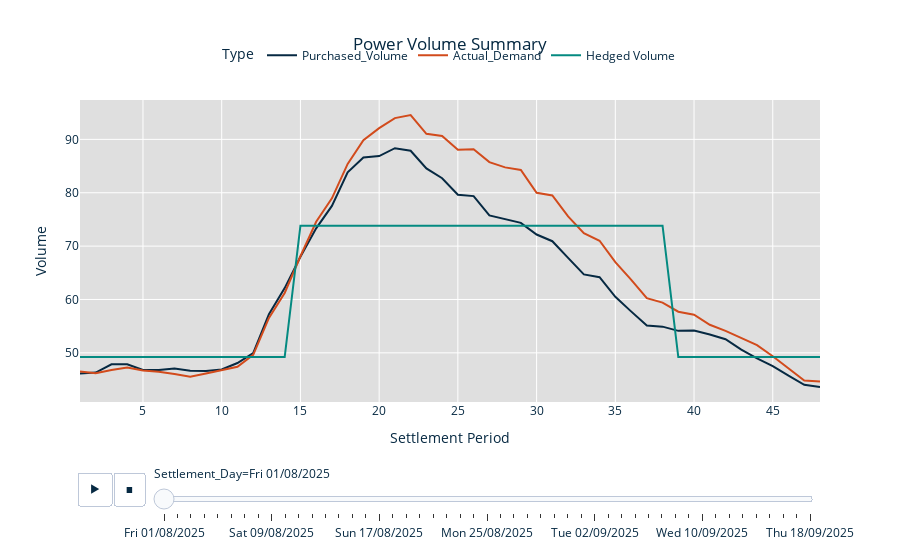

Notebook cell for this chart:
### Code cell
# Set custom colours (must match order in data)
colour_map = {
    "Purchased_Volume": "#062942",   # navy
    "Actual_Demand": "#d24b1c",      # orange
    "Hedged Volume": "#048a81"       # dark turquoise
}

# Create the figure
power_vol_fig = px.line(
    power_vol_unpivot,
    x="Settlement_Period",
    y="Volume",
    color="Type",
    animation_frame="Settlement_Day",
    color_discrete_map=colour_map,
    title="Power Volume Summary"
)

# Update layout (everything in one call)
power_vol_fig.update_layout(
    title={"x": 0.5, "font": {"color": "#062942"}},
    plot_bgcolor="#dfdfdf",
    paper_bgcolor="white",
    font={"color": "#062942"},
    legend={"orientation": "h","yanchor": "bottom","y": 1.1,"xanchor": "center","x": 0.5},
    xaxis={"title": "Settlement Period","gridcolor": "white"},
    yaxis={"title": "Volume","gridcolor": "white"}
)

power_vol_fig.show()

### Figure 1 — Plotly figure (JSON) as saved in the notebook; plotly's stock layout.template omitted (floating-point values rounded to 4 significant figures)
{"data": [{"hovertemplate": "Type=Purchased_Volume<br>Settlement_Day=Fri 01/08/2025<br>Settlement_Period=%{x}<br>Volume=%{y}<extra></extra>", "legendgroup": "Purchased_Volume", "line": {"color": "#062942", "dash": "solid"}, "marker": {"symbol": "circle"}, "mode": "lines", "name": "Purchased_Volume", "orientation": "v", "showlegend": true, "type": "scatter", "x": [1, 2, 3, 4, 5, 6, 7, 8, 9, 10, 11, 12, 13, 14, 15, 16, 17, 18, 19, 20, 21, 22, 23, 24, 25, 26, 27, 28, 29, 30, 31, 32, 33, 34, 35, 36, 37, 38, 39, 40, 41, 42, 43, 44, 45, 46, 47, 48], "xaxis": "x", "y": [46.12, 46.3, 47.86, 47.86, 46.79, 46.79, 47.06, 46.66, 46.61, 46.88, 48.09, 49.97, 57.25, 62.13, 68.01, 73.33, 77.53, 83.84, 86.61, 86.88, 88.35, 87.86, 84.55, 82.72, 79.64, 79.37, 75.75, 75.08, 74.36, 72.17, 70.92, 67.79, 64.7, 64.17, 60.5, 57.77, 55.14, 54.91, 54.12, 54.17, 53.45, 52.56, 50.59, 48.98, 47.51, 45.72, 44.02, 43.62], "yaxis": "y"}, {"hovertemplate": "Type=Actual_Demand<br>Settlement_Day=Fri 01/08/2025<br>Settlement_Period=%{x}<br>Volume=%{y}<extra></extra>", "legendgroup": "Actual_Demand", "line": {"color": "#d24b1c", "dash": "solid"}, "marker": {"symbol": "circle"}, "mode": "lines", "name": "Actual_Demand", "orientation": "v", "showlegend": true, "type": "scatter", "x": [1, 2, 3, 4, 5, 6, 7, 8, 9, 10, 11, 12, 13, 14, 15, 16, 17, 18, 19, 20, 21, 22, 23, 24, 25, 26, 27, 28, 29, 30, 31, 32, 33, 34, 35, 36, 37, 38, 39, 40, 41, 42, 43, 44, 45, 46, 47, 48], "xaxis": "x", "y": [46.52, 46.16, 46.77, 47.24, 46.7, 46.44, 46.03, 45.54, 46.14, 46.72, 47.39, 49.63, 56.55, 61.22, 68.1, 74.56, 78.95, 85.41, 89.83, 92.11, 93.99, 94.55, 91.05, 90.65, 88.06, 88.14, 85.74, 84.75, 84.28, 80.0, 79.5, 75.57, 72.43, 71.0, 66.99, 63.73, 60.24, 59.41, 57.71, 57.15, 55.26, 54.12, 52.74, 51.45, 49.36, 47.18, 44.83, 44.62], "yaxis": "y"}, {"hovertemplate": "Type=Hedged Volume<br>Settlement_Day=Fri 01/08/2025<br>Settlement_Period=%{x}<br>Volume=%{y}<extra></extra>", "legendgroup": "Hedged Volume", "line": {"color": "#048a81", "dash": "solid"}, "marker": {"symbol": "circle"}, "mode": "lines", "name": "Hedged Volume", "orientation": "v", "showlegend": true, "type": "scatter", "x": [1, 2, 3, 4, 5, 6, 7, 8, 9, 10, 11, 12, 13, 14, 15, 16, 17, 18, 19, 20, 21, 22, 23, 24, 25, 26, 27, 28, 29, 30, 31, 32, 33, 34, 35, 36, 37, 38, 39, 40, 41, 42, 43, 44, 45, 46, 47, 48], "xaxis": "x", "y": [49.21, 49.21, 49.21, 49.21, 49.21, 49.21, 49.21, 49.21, 49.21, 49.21, 49.21, 49.21, 49.21, 49.21, 73.83, 73.83, 73.83, 73.83, 73.83, 73.83, 73.83, 73.83, 73.83, 73.83, 73.83, 73.83, 73.83, 73.83, 73.83, 73.83, 73.83, 73.83, 73.83, 73.83, 73.83, 73.83, 73.83, 73.83, 49.21, 49.21, 49.21, 49.21, 49.21, 49.21, 49.21, 49.21, 49.21, 49.21], "yaxis": "y"}], "layout": {"autosize": true, "font": {"color": "#062942"}, "legend": {"orientation": "h", "title": {"text": "Type"}, "tracegroupgap": 0, "x": 0.5, "xanchor": "center", "y": 1.1, "yanchor": "bottom"}, "paper_bgcolor": "white", "plot_bgcolor": "#dfdfdf", "sliders": [{"active": 0, "currentvalue": {"prefix": "Settlement_Day="}, "len": 0.9, "pad": {"b": 10, "t": 60}, "steps": [{"args": [["Fri 01/08/2025"], {"frame": {"duration": 0, "redraw": false}, "fromcurrent": true, "mode": "immediate", "transition": {"duration": 0, "easing": "linear"}}], "label": "Fri 01/08/2025", "method": "animate"}, {"args": [["Sat 02/08/2025"], {"frame": {"duration": 0, "redraw": false}, "fromcurrent": true, "mode": "immediate", "transition": {"duration": 0, "easing": "linear"}}], "label": "Sat 02/08/2025", "method": "animate"}, {"args": [["Sun 03/08/2025"], {"frame": {"duration": 0, "redraw": false}, "fromcurrent": true, "mode": "immediate", "transition": {"duration": 0, "easing": "linear"}}], "label": "Sun 03/08/2025", "method": "animate"}, {"args": [["Mon 04/08/2025"], {"frame": {"duration": 0, "redraw": false}, "fromcurrent": true, "mode": "immediate", "transition": {"duration": 0, "easing": "linear"}}], "label": "Mon 04/08/2025", "method": "animate"}, {"args": [["Tue 05/08/2025"], {"frame": {"duration": 0, "redraw": false}, "fromcurrent": true, "mode": "immediate", "transition": {"duration": 0, "easing": "linear"}}], "label": "Tue 05/08/2025", "method": "animate"}, {"args": [["Wed 06/08/2025"], {"frame": {"duration": 0, "redraw": false}, "fromcurrent": true, "mode": "immediate", "transition": {"duration": 0, "easing": "linear"}}], "label": "Wed 06/08/2025", "method": "animate"}, {"args": [["Thu 07/08/2025"], {"frame": {"duration": 0, "redraw": false}, "fromcurrent": true, "mode": "immediate", "transition": {"duration": 0, "easing": "linear"}}], "label": "Thu 07/08/2025", "method": "animate"}, {"args": [["Fri 08/08/2025"], {"frame": {"duration": 0, "redraw": false}, "fromcurrent": true, "mode": "immediate", "transition": {"duration": 0, "easing": "linear"}}], "label": "Fri 08/08/2025", "method": "animate"}, {"args": [["Sat 09/08/2025"], {"frame": {"duration": 0, "redraw": false}, "fromcurrent": true, "mode": "immediate", "transition": {"duration": 0, "easing": "linear"}}], "label": "Sat 09/08/2025", "method": "animate"}, {"args": [["Sun 10/08/2025"], {"frame": {"duration": 0, "redraw": false}, "fromcurrent": true, "mode": "immediate", "transition": {"duration": 0, "easing": "linear"}}], "label": "Sun 10/08/2025", "method": "animate"}, {"args": [["Mon 11/08/2025"], {"frame": {"duration": 0, "redraw": false}, "fromcurrent": true, "mode": "immediate", "transition": {"duration": 0, "easing": "linear"}}], "label": "Mon 11/08/2025", "method": "animate"}, {"args": [["Tue 12/08/2025"], {"frame": {"duration": 0, "redraw": false}, "fromcurrent": true, "mode": "immediate", "transition": {"duration": 0, "easing": "linear"}}], "label": "Tue 12/08/2025", "method": "animate"}, {"args": [["Wed 13/08/2025"], {"frame": {"duration": 0, "redraw": false}, "fromcurrent": true, "mode": "immediate", "transition": {"duration": 0, "easing": "linear"}}], "label": "Wed 13/08/2025", "method": "animate"}, {"args": [["Thu 14/08/2025"], {"frame": {"duration": 0, "redraw": false}, "fromcurrent": true, "mode": "immediate", "transition": {"duration": 0, "easing": "linear"}}], "label": "Thu 14/08/2025", "method": "animate"}, {"args": [["Fri 15/08/2025"], {"frame": {"duration": 0, "redraw": false}, "fromcurrent": true, "mode": "immediate", "transition": {"duration": 0, "easing": "linear"}}], "label": "Fri 15/08/2025", "method": "animate"}, {"args": [["Sat 16/08/2025"], {"frame": {"duration": 0, "redraw": false}, "fromcurrent": true, "mode": "immediate", "transition": {"duration": 0, "easing": "linear"}}], "label": "Sat 16/08/2025", "method": "animate"}, {"args": [["Sun 17/08/2025"], {"frame": {"duration": 0, "redraw": false}, "fromcurrent": true, "mode": "immediate", "transition": {"duration": 0, "easing": "linear"}}], "label": "Sun 17/08/2025", "method": "animate"}, {"args": [["Mon 18/08/2025"], {"frame": {"duration": 0, "redraw": false}, "fromcurrent": true, "mode": "immediate", "transition": {"duration": 0, "easing": "linear"}}], "label": "Mon 18/08/2025", "method": "animate"}, {"args": [["Tue 19/08/2025"], {"frame": {"duration": 0, "redraw": false}, "fromcurrent": true, "mode": "immediate", "transition": {"duration": 0, "easing": "linear"}}], "label": "Tue 19/08/2025", "method": "animate"}, {"args": [["Wed 20/08/2025"], {"frame": {"duration": 0, "redraw": false}, "fromcurrent": true, "mode": "immediate", "transition": {"duration": 0, "easing": "linear"}}], "label": "Wed 20/08/2025", "method": "animate"}, {"args": [["Thu 21/08/2025"], {"frame": {"duration": 0, "redraw": false}, "fromcurrent": true, "mode": "immediate", "transition": {"duration": 0, "easing": "linear"}}], "label": "Thu 21/08/2025", "method": "animate"}, {"args": [["Fri 22/08/2025"], {"frame": {"duration": 0, "redraw": false}, "fromcurrent": true, "mode": "immediate", "transition": {"duration": 0, "easing": "linear"}}], "label": "Fri 22/08/2025", "method": "animate"}, {"args": [["Sat 23/08/2025"], {"frame": {"duration": 0, "redraw": false}, "fromcurrent": true, "mode": "immediate", "transition": {"duration": 0, "easing": "linear"}}], "label": "Sat 23/08/2025", "method": "animate"}, {"args": [["Sun 24/08/2025"], {"frame": {"duration": 0, "redraw": false}, "fromcurrent": true, "mode": "immediate", "transition": {"duration": 0, "easing": "linear"}}], "label": "Sun 24/08/2025", "method": "animate"}, {"args": [["Mon 25/08/2025"], {"frame": {"duration": 0, "redraw": false}, "fromcurrent": true, "mode": "immediate", "transition": {"duration": 0, "easing": "linear"}}], "label": "Mon 25/08/2025", "method": "animate"}, {"args": [["Tue 26/08/2025"], {"frame": {"duration": 0, "redraw": false}, "fromcurrent": true, "mode": "immediate", "transition": {"duration": 0, "easing": "linear"}}], "label": "Tue 26/08/2025", "method": "animate"}, {"args": [["Wed 27/08/2025"], {"frame": {"duration": 0, "redraw": false}, "fromcurrent": true, "mode": "immediate", "transition": {"duration": 0, "easing": "linear"}}], "label": "Wed 27/08/2025", "method": "animate"}, {"args": [["Thu 28/08/2025"], {"frame": {"duration": 0, "redraw": false}, "fromcurrent": true, "mode": "immediate", "transition": {"duration": 0, "easing": "linear"}}], "label": "Thu 28/08/2025", "method": "animate"}, {"args": [["Fri 29/08/2025"], {"frame": {"duration": 0, "redraw": false}, "fromcurrent": true, "mode": "immediate", "transition": {"duration": 0, "easing": "linear"}}], "label": "Fri 29/08/2025", "method": "animate"}, {"args": [["Sat 30/08/2025"], {"frame": {"duration": 0, "redraw": false}, "fromcurrent": true, "mode": "immediate", "transition": {"duration": 0, "easing": "linear"}}], "label": "Sat 30/08/2025", "method": "animate"}, {"args": [["Sun 31/08/2025"], {"frame": {"duration": 0, "redraw": false}, "fromcurrent": true, "mode": "immediate", "transition": {"duration": 0, "easing": "linear"}}], "label": "Sun 31/08/2025", "method": "animate"}, {"args": [["Mon 01/09/2025"], {"frame": {"duration": 0, "redraw": false}, "fromcurrent": true, "mode": "immediate", "transition": {"duration": 0, "easing": "linear"}}], "label": "Mon 01/09/2025", "method": "animate"}, {"args": [["Tue 02/09/2025"], {"frame": {"duration": 0, "redraw": false}, "fromcurrent": true, "mode": "immediate", "transition": {"duration": 0, "easing": "linear"}}], "label": "Tue 02/09/2025", "method": "animate"}, {"args": [["Wed 03/09/2025"], {"frame": {"duration": 0, "redraw": false}, "fromcurrent": true, "mode": "immediate", "transition": {"duration": 0, "easing": "linear"}}], "label": "Wed 03/09/2025", "method": "animate"}, {"args": [["Thu 04/09/2025"], {"frame": {"duration": 0, "redraw": false}, "fromcurrent": true, "mode": "immediate", "transition": {"duration": 0, "easing": "linear"}}], "label": "Thu 04/09/2025", "method": "animate"}, {"args": [["Fri 05/09/2025"], {"frame": {"duration": 0, "redraw": false}, "fromcurrent": true, "mode": "immediate", "transition": {"duration": 0, "easing": "linear"}}], "label": "Fri 05/09/2025", "method": "animate"}, {"args": [["Sat 06/09/2025"], {"frame": {"duration": 0, "redraw": false}, "fromcurrent": true, "mode": "immediate", "transition": {"duration": 0, "easing": "linear"}}], "label": "Sat 06/09/2025", "method": "animate"}, {"args": [["Sun 07/09/2025"], {"frame": {"duration": 0, "redraw": false}, "fromcurrent": true, "mode": "immediate", "transition": {"duration": 0, "easing": "linear"}}], "label": "Sun 07/09/2025", "method": "animate"}, {"args": [["Mon 08/09/2025"], {"frame": {"duration": 0, "redraw": false}, "fromcurrent": true, "mode": "immediate", "transition": {"duration": 0, "easing": "linear"}}], "label": "Mon 08/09/2025", "method": "animate"}, {"args": [["Tue 09/09/2025"], {"frame": {"duration": 0, "redraw": false}, "fromcurrent": true, "mode": "immediate", "transition": {"duration": 0, "easing": "linear"}}], "label": "Tue 09/09/2025", "method": "animate"}, {"args": [["Wed 10/09/2025"], {"frame": {"duration": 0, "redraw": false}, "fromcurrent": true, "mode": "immediate", "transition": {"duration": 0, "easing": "linear"}}], "label": "Wed 10/09/2025", "method": "animate"}, {"args": [["Thu 11/09/2025"], {"frame": {"duration": 0, "redraw": false}, "fromcurrent": true, "mode": "immediate", "transition": {"duration": 0, "easing": "linear"}}], "label": "Thu 11/09/2025", "method": "animate"}, {"args": [["Fri 12/09/2025"], {"frame": {"duration": 0, "redraw": false}, "fromcurrent": true, "mode": "immediate", "transition": {"duration": 0, "easing": "linear"}}], "label": "Fri 12/09/2025", "method": "animate"}, {"args": [["Sat 13/09/2025"], {"frame": {"duration": 0, "redraw": false}, "fromcurrent": true, "mode": "immediate", "transition": {"duration": 0, "easing": "linear"}}], "label": "Sat 13/09/2025", "method": "animate"}, {"args": [["Sun 14/09/2025"], {"frame": {"duration": 0, "redraw": false}, "fromcurrent": true, "mode": "immediate", "transition": {"duration": 0, "easing": "linear"}}], "label": "Sun 14/09/2025", "method": "animate"}, {"args": [["Mon 15/09/2025"], {"frame": {"duration": 0, "redraw": false}, "fromcurrent": true, "mode": "immediate", "transition": {"duration": 0, "easing": "linear"}}], "label": "Mon 15/09/2025", "method": "animate"}, {"args": [["Tue 16/09/2025"], {"frame": {"duration": 0, "redraw": false}, "fromcurrent": true, "mode": "immediate", "transition": {"duration": 0, "easing": "linear"}}], "label": "Tue 16/09/2025", "method": "animate"}, {"args": [["Wed 17/09/2025"], {"frame": {"duration": 0, "redraw": false}, "fromcurrent": true, "mode": "immediate", "transition": {"duration": 0, "easing": "linear"}}], "label": "Wed 17/09/2025", "method": "animate"}, {"args": [["Thu 18/09/2025"], {"frame": {"duration": 0, "redraw": false}, "fromcurrent": true, "mode": "immediate", "transition": {"duration": 0, "easing": "linear"}}], "label": "Thu 18/09/2025", "method": "animate"}], "x": 0.1, "xanchor": "left", "y": 0, "yanchor": "top"}], "title": {"font": {"color": "#062942"}, "text": "Power Volume Summary", "x": 0.5}, "updatemenus": [{"buttons": [{"args": [null, {"frame": {"duration": 500, "redraw": false}, "fromcurrent": true, "mode": "immediate", "transition": {"duration": 500, "easing": "linear"}}], "label": "&#9654;", "method": "animate"}, {"args": [[null], {"frame": {"duration": 0, "redraw": false}, "fromcurrent": true, "mode": "immediate", "transition": {"duration": 0, "easing": "linear"}}], "label": "&#9724;", "method": "animate"}], "direction": "left", "pad": {"r": 10, "t": 70}, "showactive": false, "type": "buttons", "x": 0.1, "xanchor": "right", "y": 0, "yanchor": "top"}], "xaxis": {"anchor": "y", "autorange": true, "domain": [0, 1], "gridcolor": "white", "range": [1, 48], "title": {"text": "Settlement Period"}, "type": "linear"}, "yaxis": {"anchor": "x", "autorange": true, "domain": [0, 1], "gridcolor": "white", "range": [40.79, 97.38], "title": {"text": "Volume"}, "type": "linear"}}}
